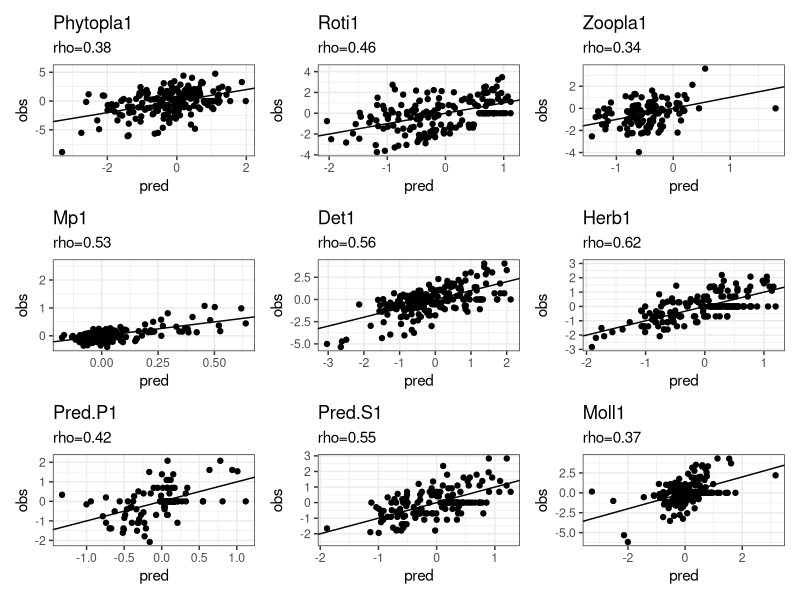
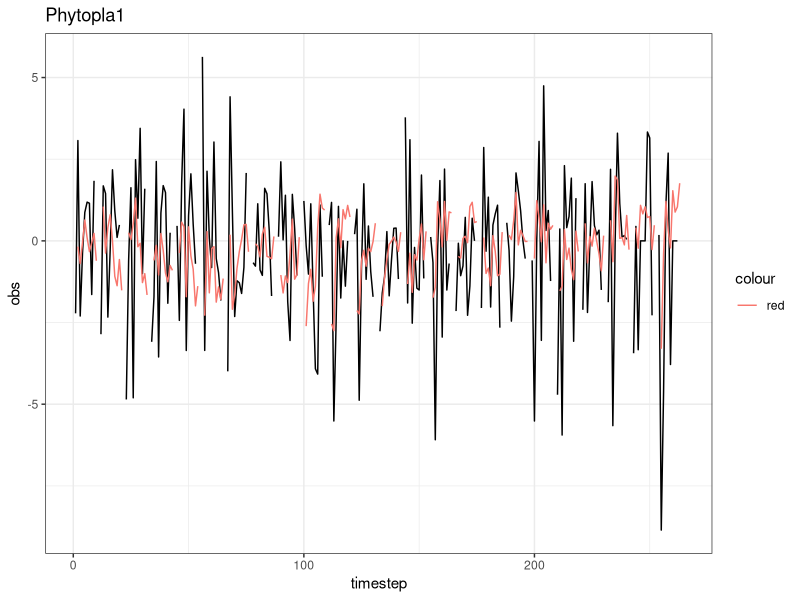
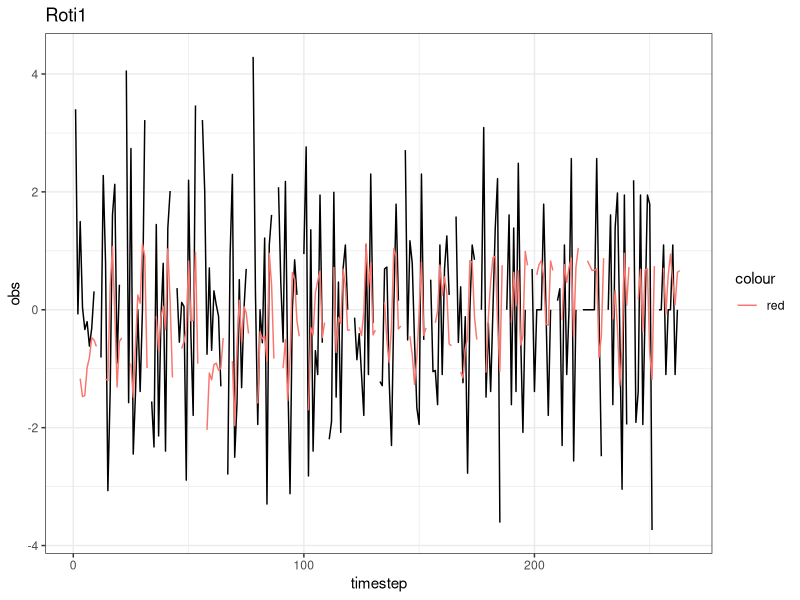
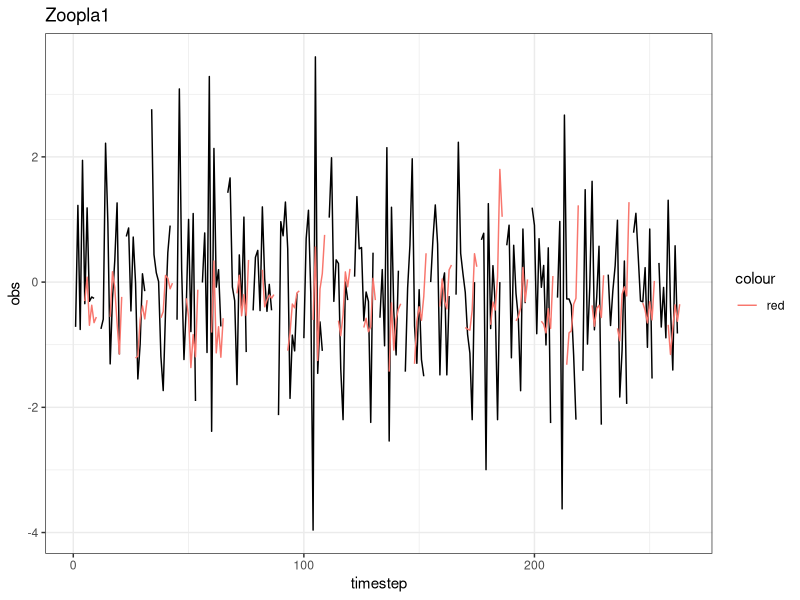
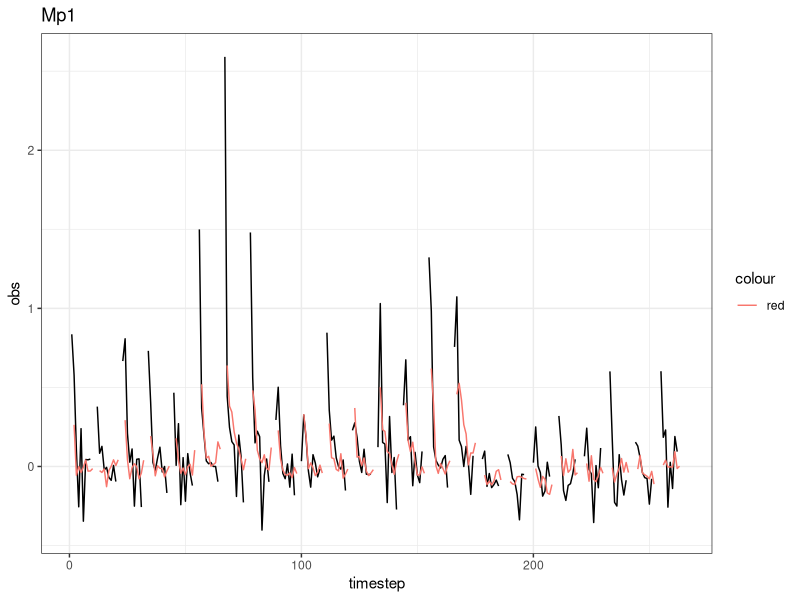
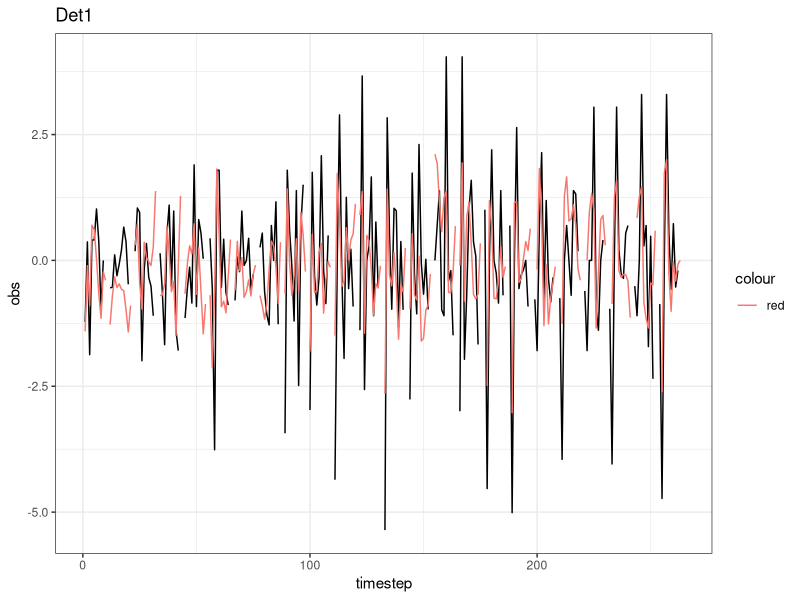
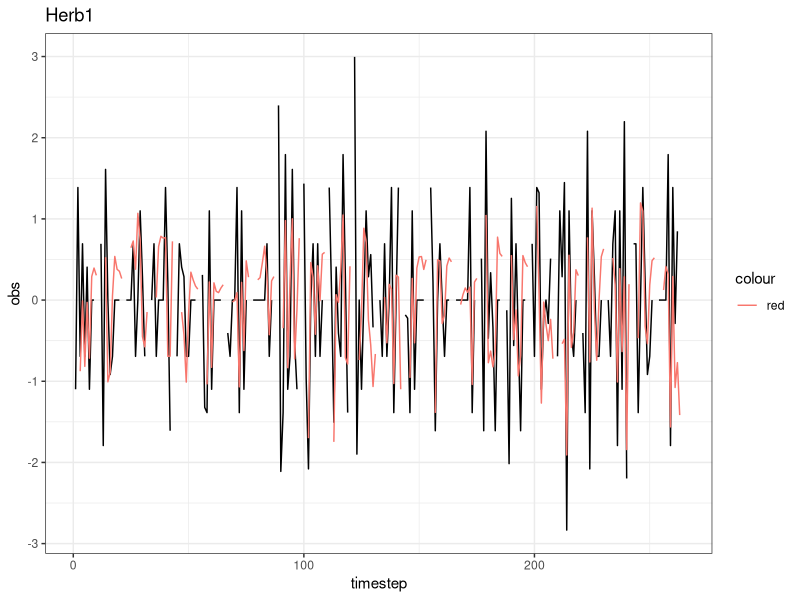
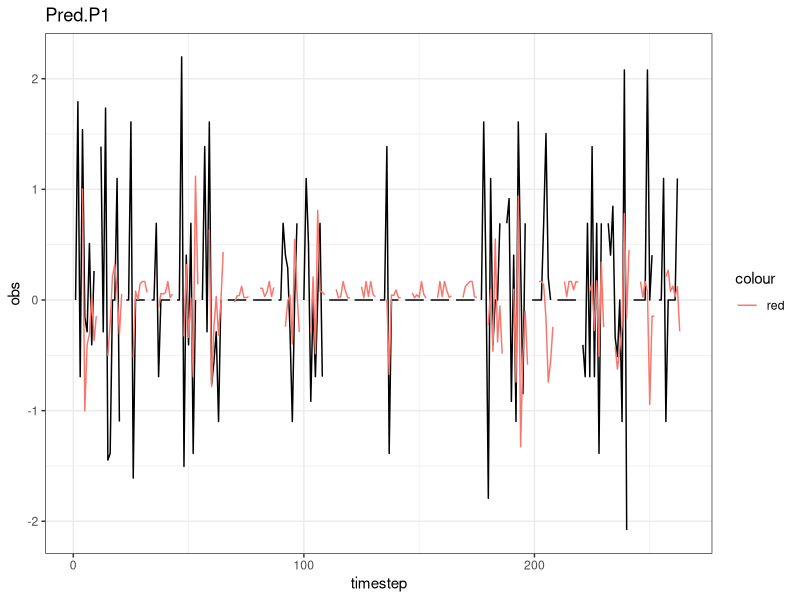

Here is the R script that generated these plots, in order:
## ---- chunk 1
knitr::opts_chunk$set(echo = TRUE)
## ---- chunk 2
sessionInfo() #save session information (R version 3.6.3 (2020))
library(ggplot2); packageVersion("ggplot2") #3.3.2
library(dplyr); packageVersion("dplyr") #1.0.2
library(tidyr); packageVersion("tidyr") #1.1.2
library(patchwork); packageVersion("patchwork") #1.1.1
## ---- chunk 3
all_multsmap_model_outputs <- read.csv("./processed_data/all_regulsmap_model_outputs240123.csv")

head(all_multsmap_model_outputs)

all_multsmap_model_outputs$target <- 
  factor(all_multsmap_model_outputs$target, 
         levels=unique(all_multsmap_model_outputs$target))
## ---- chunk 4
theme_set(theme_bw())

all_multsmap_model_outputs_list <- all_multsmap_model_outputs %>% split(., f=.$target) 

figs <- lapply(1:9, function(i) {
  ggplot(all_multsmap_model_outputs_list[[i]], aes(x=pred, y=obs)) + 
    geom_point() + geom_abline(slope=1, intercept=0) + 
    labs(title=levels(all_multsmap_model_outputs$target)[i], 
         subtitle=paste("rho=", 
                        round(cor(na.omit(all_multsmap_model_outputs_list[[i]])$obs, 
                                  na.omit(all_multsmap_model_outputs_list[[i]])$pred, method="spearman"), digits=2), sep=""))
})

predobsfigs <- figs[[1]]
for (i in 2:9) {
  predobsfigs <- predobsfigs + figs[[i]]
}
predobsfigs
## ---- chunk 5
figs <- lapply(1:9, function(i) {
  all_multsmap_model_outputs_list[[i]] %>% 
    mutate(timestep=1:nrow(all_multsmap_model_outputs_list[[i]])) %>%
    ggplot(aes(x=timestep, y=obs)) + geom_line() + 
    geom_line(aes(x=timestep, y=pred, color="red")) + 
    labs(title=levels(all_multsmap_model_outputs$target)[i])
})

for (i in 1:9) {
  print(figs[[i]])
}
